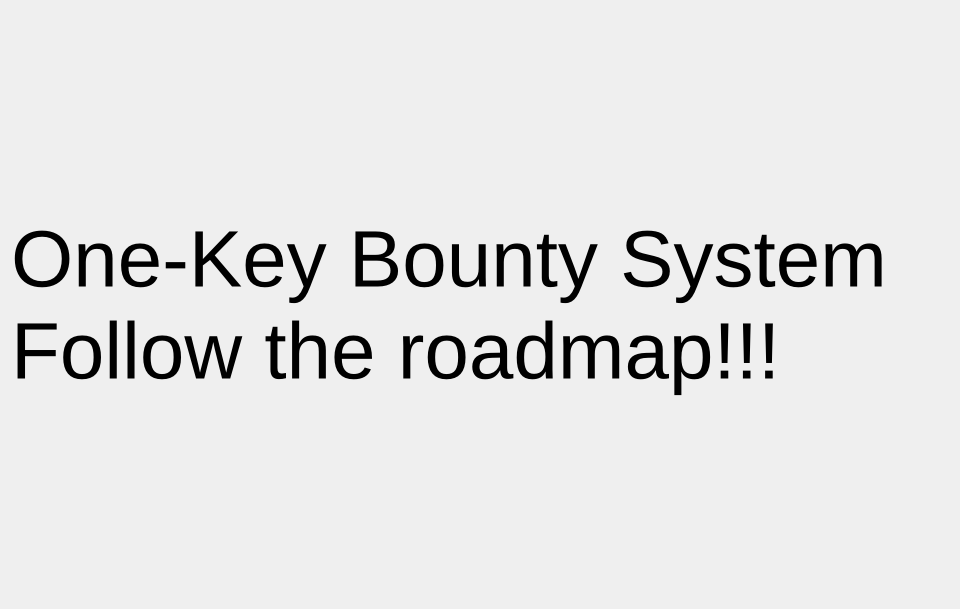
<?xml version="1.0" encoding="UTF-8"?>
<ui version="4.0">
 <class>okBountyForm</class>
 <widget class="QWidget" name="okBountyForm">
  <property name="geometry">
   <rect>
    <x>0</x>
    <y>0</y>
    <width>960</width>
    <height>609</height>
   </rect>
  </property>
  <property name="windowTitle">
   <string>Form</string>
  </property>
  <layout class="QVBoxLayout" name="verticalLayout">
   <item>
    <widget class="QLabel" name="label">
     <property name="font">
      <font>
       <pointsize>60</pointsize>
      </font>
     </property>
     <property name="text">
      <string>One-Key Bounty System
Follow the roadmap!!!</string>
     </property>
    </widget>
   </item>
  </layout>
 </widget>
 <resources/>
 <connections/>
</ui>
